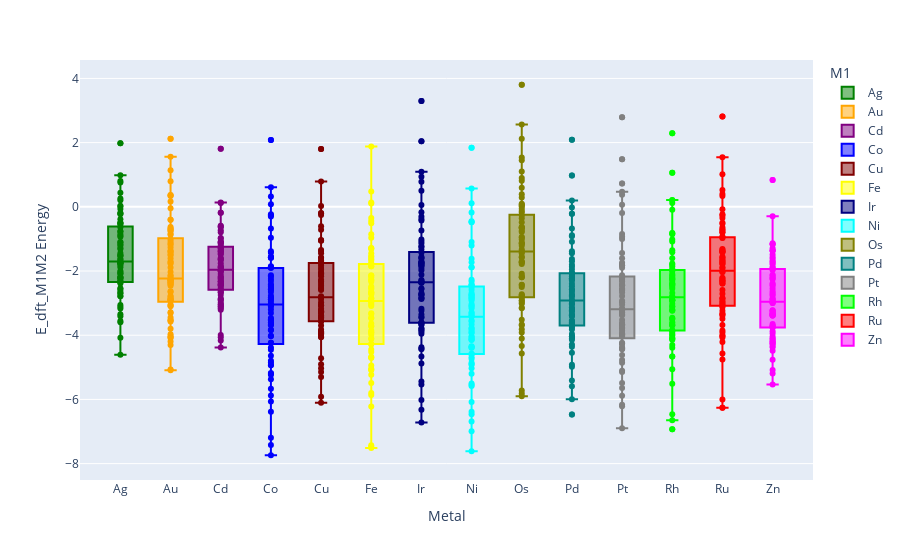

Notebook code for this chart:
### Markdown cell above
## Boxplot of the E_dft_M1M2 categorized by metal

### Code cell
fig = plot_categorical_energy_boxplot(
    df=Edft_coh_df,
    x_col='M1',
    color_map=metal_colors,
    y_col='E_dft_M1M2',
    hover_col='system_dacs',
    save_dir='../../../data/figures/dacs_eda',
    x_title='Metal',
    y_title='E_dft_M1M2 Energy',
    file_name='Ecoh_M1_boxplot_1'
)

fig.show()

### Figure 1 — Plotly figure (JSON) as saved in the notebook; plotly's stock layout.template omitted (floating-point values rounded to 4 significant figures; data arrays with more than 128 entries replaced by an {"elided": "..."} marker saying what was removed)
{"data": [{"alignmentgroup": "True", "hovertemplate": "M1=%{x}<br>E_dft_M1M2=%{y}<extra></extra>", "legendgroup": "Ag", "marker": {"color": "#008000"}, "name": "Ag", "notched": false, "offsetgroup": "Ag", "orientation": "v", "showlegend": true, "type": "box", "x": ["Ag", "Ag", "Ag", "Ag", "Ag", "Ag", "Ag", "Ag", "Ag", "Ag", "Ag", "Ag", "Ag", "Ag", "Ag", "Ag", "Ag", "Ag", "Ag", "Ag", "Ag", "Ag", "Ag", "Ag", "Ag", "Ag", "Ag", "Ag", "Ag", "Ag", "Ag", "Ag", "Ag", "Ag", "Ag", "Ag", "Ag", "Ag", "Ag", "Ag", "Ag", "Ag", "Ag", "Ag", "Ag", "Ag", "Ag", "Ag", "Ag", "Ag", "Ag", "Ag", "Ag", "Ag", "Ag", "Ag", "Ag", "Ag", "Ag", "Ag", "Ag", "Ag", "Ag", "Ag", "Ag", "Ag", "Ag", "Ag", "Ag", "Ag", "Ag", "Ag", "Ag"], "x0": " ", "xaxis": "x", "y": [-4.081, -3.348, 0.2607, -3.596, 0.4407, -0.2033, -0.3843, -2.54, -1.643, -4.606, -1.757, -3.406, -0.8493, -2.202, -0.5023, -2.392, -3.556, -1.997, -2.341, -2.621, -3.166, -3.115, -2.087, 0.03472, -0.6363, -1.508, -0.2283, -1.885, -0.9043, -1.283, -1.312, -0.4983, -1.753, -1.706, -2.341, -2.034, -0.06828, -1.167, -0.7573, -2.21, -2.227, -2.685, -0.5583, -0.9303, -1.103, -1.54, -2.779, -2.332, -2.786, -2.558, -0.7653, -2.08, -2.175, -1.627, -1.499, -1.751, -2.282, -2.69, -1.208, -3.061, 1.982, 0.9837, -0.1963, 0.7607, 0.01272, 0.8017, -1.096, -0.5103, 0.2067, -1.438, -1.762, -1.716, -1.818], "y0": " ", "yaxis": "y"}, {"alignmentgroup": "True", "hovertemplate": "M1=%{x}<br>E_dft_M1M2=%{y}<extra></extra>", "legendgroup": "Au", "marker": {"color": "#ffa500"}, "name": "Au", "notched": false, "offsetgroup": "Au", "orientation": "v", "showlegend": true, "type": "box", "x": ["Au", "Au", "Au", "Au", "Au", "Au", "Au", "Au", "Au", "Au", "Au", "Au", "Au", "Au", "Au", "Au", "Au", "Au", "Au", "Au", "Au", "Au", "Au", "Au", "Au", "Au", "Au", "Au", "Au", "Au", "Au", "Au", "Au", "Au", "Au", "Au", "Au", "Au", "Au", "Au", "Au", "Au", "Au", "Au", "Au", "Au", "Au", "Au", "Au", "Au", "Au", "Au", "Au", "Au", "Au", "Au", "Au", "Au", "Au", "Au", "Au", "Au", "Au", "Au", "Au", "Au", "Au", "Au", "Au", "Au", "Au", "Au", "Au"], "x0": " ", "xaxis": "x", "y": [-5.066, -3.796, 0.3374, -4.035, 0.1644, -1.599, -0.4056, -3.095, -2.283, -5.092, -2.152, -4.062, -0.6966, -2.658, -0.8506, -3.311, -4.309, -2.63, -3.053, -3.448, -4.091, -4.197, -2.918, -0.04257, -0.7326, -1.741, -0.6646, -2.291, -1.413, -1.889, -1.504, -0.4046, -2.463, -2.41, -2.776, -2.231, -1.018, -1.695, -1.089, -2.888, -2.805, -3.075, -0.8686, -1.271, -1.151, -1.768, -3.534, -2.93, -3.529, -3.288, -1.38, -2.883, -2.852, -2.309, -2.137, -2.351, -2.396, -3.576, -2.028, -3.972, 2.119, 1.557, 0.3634, 1.142, 0.3654, 0.7974, -1.183, -0.7576, -0.6296, -1.497, -1.379, -2.262, -2.353], "y0": " ", "yaxis": "y"}, {"alignmentgroup": "True", "hovertemplate": "M1=%{x}<br>E_dft_M1M2=%{y}<extra></extra>", "legendgroup": "Cd", "marker": {"color": "#800080"}, "name": "Cd", "notched": false, "offsetgroup": "Cd", "orientation": "v", "showlegend": true, "type": "box", "x": ["Cd", "Cd", "Cd", "Cd", "Cd", "Cd", "Cd", "Cd", "Cd", "Cd", "Cd", "Cd", "Cd", "Cd", "Cd", "Cd", "Cd", "Cd", "Cd", "Cd", "Cd", "Cd", "Cd", "Cd", "Cd", "Cd", "Cd", "Cd", "Cd", "Cd", "Cd", "Cd", "Cd", "Cd", "Cd", "Cd", "Cd", "Cd", "Cd", "Cd", "Cd", "Cd", "Cd", "Cd", "Cd", "Cd", "Cd", "Cd", "Cd", "Cd", "Cd", "Cd", "Cd", "Cd", "Cd", "Cd", "Cd", "Cd", "Cd", "Cd", "Cd", "Cd", "Cd", "Cd", "Cd", "Cd", "Cd", "Cd", "Cd", "Cd", "Cd", "Cd", "Cd"], "x0": " ", "xaxis": "x", "y": [-4.168, -4.379, -1.108, -4.062, -0.7902, -0.6402, -1.639, -2.613, -1.341, -3.994, -2.213, -2.859, -1.598, -2.0, -1.379, -1.479, -3.102, -1.891, -2.455, -1.847, -2.571, -3.156, -1.616, -0.7332, -1.213, -2.009, -0.9702, -2.323, -1.394, -1.455, -1.896, -1.08, -2.166, -2.33, -2.879, -2.658, 0.1228, -1.755, -1.655, -2.532, -2.666, -3.102, -1.154, -1.292, -1.87, -1.993, -3.042, -2.749, -3.041, -2.98, -0.6032, -1.96, -2.09, -2.207, -1.253, -2.42, -2.914, -2.388, -1.12, -3.21, 1.813, 0.1308, -1.098, -0.1852, -0.5932, -0.1852, -1.396, -1.275, -0.9872, -2.254, -2.329, -2.423, -2.446], "y0": " ", "yaxis": "y"}, {"alignmentgroup": "True", "hovertemplate": "M1=%{x}<br>E_dft_M1M2=%{y}<extra></extra>", "legendgroup": "Co", "marker": {"color": "#0000ff"}, "name": "Co", "notched": false, "offsetgroup": "Co", "orientation": "v", "showlegend": true, "type": "box", "x": ["Co", "Co", "Co", "Co", "Co", "Co", "Co", "Co", "Co", "Co", "Co", "Co", "Co", "Co", "Co", "Co", "Co", "Co", "Co", "Co", "Co", "Co", "Co", "Co", "Co", "Co", "Co", "Co", "Co", "Co", "Co", "Co", "Co", "Co", "Co", "Co", "Co", "Co", "Co", "Co", "Co", "Co", "Co", "Co", "Co", "Co", "Co", "Co", "Co", "Co", "Co", "Co", "Co", "Co", "Co", "Co", "Co", "Co", "Co", "Co", "Co", "Co", "Co", "Co", "Co", "Co", "Co", "Co", "Co", "Co", "Co", "Co", "Co"], "x0": " ", "xaxis": "x", "y": [-6.065, -7.198, -4.796, -7.419, -3.602, -4.852, 0.3202, -5.88, -4.926, -7.74, -5.375, -6.387, -0.6788, -4.934, -3.832, -4.639, -5.669, -4.383, -4.456, -5.179, -5.232, -5.204, -3.105, -1.591, -1.848, -2.549, -1.908, -2.841, -2.488, -2.409, -2.769, -1.57, -3.064, -2.889, -3.535, -2.961, -1.563, -2.879, -2.587, -3.461, -3.305, -4.016, -2.174, -2.135, -2.573, -2.458, -4.236, -3.686, -4.236, -4.032, -2.251, -3.197, -3.502, -3.04, -3.047, -2.825, -3.619, -3.845, -2.311, -3.669, 2.084, 0.6122, -0.2648, 0.08116, -0.2308, -0.2988, -1.893, -1.435, -0.9668, -1.57, -1.872, -1.385, -2.655], "y0": " ", "yaxis": "y"}, {"alignmentgroup": "True", "hovertemplate": "M1=%{x}<br>E_dft_M1M2=%{y}<extra></extra>", "legendgroup": "Cu", "marker": {"color": "#800000"}, "name": "Cu", "notched": false, "offsetgroup": "Cu", "orientation": "v", "showlegend": true, "type": "box", "x": ["Cu", "Cu", "Cu", "Cu", "Cu", "Cu", "Cu", "Cu", "Cu", "Cu", "Cu", "Cu", "Cu", "Cu", "Cu", "Cu", "Cu", "Cu", "Cu", "Cu", "Cu", "Cu", "Cu", "Cu", "Cu", "Cu", "Cu", "Cu", "Cu", "Cu", "Cu", "Cu", "Cu", "Cu", "Cu", "Cu", "Cu", "Cu", "Cu", "Cu", "Cu", "Cu", "Cu", "Cu", "Cu", "Cu", "Cu", "Cu", "Cu", "Cu", "Cu", "Cu", "Cu", "Cu", "Cu", "Cu", "Cu", "Cu", "Cu", "Cu", "Cu", "Cu", "Cu", "Cu", "Cu", "Cu", "Cu", "Cu", "Cu", "Cu", "Cu", "Cu", "Cu"], "x0": " ", "xaxis": "x", "y": [-5.918, -5.031, -1.376, -5.299, -1.592, -1.675, -0.2017, -4.046, -3.176, -6.102, -3.228, -4.902, -1.055, -3.562, -1.909, -3.957, -5.15, -3.417, -3.939, -4.06, -4.717, -3.376, -3.076, -1.033, -1.964, -2.818, -1.444, -3.286, -2.069, -2.529, -2.588, -1.828, -2.973, -3.066, -3.7, -3.434, -1.344, -2.272, -2.047, -3.279, -3.491, -3.978, -1.583, -2.167, -2.336, -2.869, -3.896, -3.437, -3.896, -3.907, -1.768, -3.252, -3.252, -2.785, -2.459, -3.062, -3.577, -3.821, -2.406, -3.293, 1.798, 0.7853, -0.2527, 0.02231, -0.6027, -0.1927, -1.706, -1.05, -0.7107, -2.095, -2.314, -2.114, -2.564], "y0": " ", "yaxis": "y"}, {"alignmentgroup": "True", "hovertemplate": "M1=%{x}<br>E_dft_M1M2=%{y}<extra></extra>", "legendgroup": "Fe", "marker": {"color": "#ffff00"}, "name": "Fe", "notched": false, "offsetgroup": "Fe", "orientation": "v", "showlegend": true, "type": "box", "x": ["Fe", "Fe", "Fe", "Fe", "Fe", "Fe", "Fe", "Fe", "Fe", "Fe", "Fe", "Fe", "Fe", "Fe", "Fe", "Fe", "Fe", "Fe", "Fe", "Fe", "Fe", "Fe", "Fe", "Fe", "Fe", "Fe", "Fe", "Fe", "Fe", "Fe", "Fe", "Fe", "Fe", "Fe", "Fe", "Fe", "Fe", "Fe", "Fe", "Fe", "Fe", "Fe", "Fe", "Fe", "Fe", "Fe", "Fe", "Fe", "Fe", "Fe", "Fe", "Fe", "Fe", "Fe", "Fe", "Fe", "Fe", "Fe", "Fe", "Fe", "Fe", "Fe", "Fe", "Fe", "Fe", "Fe", "Fe", "Fe", "Fe", "Fe", "Fe", "Fe", "Fe"], "x0": " ", "xaxis": "x", "y": [-5.861, -7.517, -4.943, -7.474, -3.721, -4.703, 0.1384, -5.798, -4.702, -7.429, -5.231, -6.223, -4.447, -4.675, -3.717, -4.52, -5.487, -4.292, -4.268, -5.087, -5.047, -5.075, -3.094, -1.316, -1.627, -2.289, -1.661, -2.559, -2.27, -2.139, -2.664, -1.28, -2.847, -2.66, -3.473, -2.855, -1.448, -2.722, -2.331, -3.338, -3.043, -3.917, -1.85, -1.743, -2.486, -2.142, -4.111, -3.455, -4.111, -3.917, -1.852, -2.53, -3.319, -2.935, -2.936, -2.691, -3.634, -3.857, -2.191, -3.988, 1.875, 0.4754, -0.5136, 0.1044, -0.4436, -0.3466, -0.8546, -1.29, -0.9616, -1.563, -1.793, -1.533, -2.98], "y0": " ", "yaxis": "y"}, {"alignmentgroup": "True", "hovertemplate": "M1=%{x}<br>E_dft_M1M2=%{y}<extra></extra>", "legendgroup": "Ir", "marker": {"color": "#000080"}, "name": "Ir", "notched": false, "offsetgroup": "Ir", "orientation": "v", "showlegend": true, "type": "box", "x": ["Ir", "Ir", "Ir", "Ir", "Ir", "Ir", "Ir", "Ir", "Ir", "Ir", "Ir", "Ir", "Ir", "Ir", "Ir", "Ir", "Ir", "Ir", "Ir", "Ir", "Ir", "Ir", "Ir", "Ir", "Ir", "Ir", "Ir", "Ir", "Ir", "Ir", "Ir", "Ir", "Ir", "Ir", "Ir", "Ir", "Ir", "Ir", "Ir", "Ir", "Ir", "Ir", "Ir", "Ir", "Ir", "Ir", "Ir", "Ir", "Ir", "Ir", "Ir", "Ir", "Ir", "Ir", "Ir", "Ir", "Ir", "Ir", "Ir", "Ir", "Ir", "Ir", "Ir", "Ir", "Ir", "Ir", "Ir", "Ir", "Ir", "Ir", "Ir", "Ir", "Ir"], "x0": " ", "xaxis": "x", "y": [-5.538, -6.017, -3.666, -6.325, -2.543, -3.846, -3.675, -4.881, -3.891, -6.72, -4.375, -5.44, -3.606, -3.953, -2.841, -3.785, -4.665, -3.431, -3.451, -4.427, -4.428, -1.608, -2.747, -0.1692, -0.7412, -1.235, -1.083, -1.763, -1.757, -1.563, -1.904, -0.3762, -2.281, -1.973, -2.683, -1.828, -1.017, -2.292, -1.743, -2.737, -2.351, -3.174, -1.427, -1.14, -1.694, -1.244, -3.614, -2.871, -3.614, -3.234, -1.587, -2.562, -2.842, -2.114, -2.353, -1.728, -2.727, -3.358, -1.809, -3.809, 3.295, 2.041, 0.7778, 1.089, 0.9398, 0.5008, 0.0588, -0.3042, -0.4282, -1.837, -1.333, -2.348, -2.371], "y0": " ", "yaxis": "y"}, {"alignmentgroup": "True", "hovertemplate": "M1=%{x}<br>E_dft_M1M2=%{y}<extra></extra>", "legendgroup": "Ni", "marker": {"color": "#00ffff"}, "name": "Ni", "notched": false, "offsetgroup": "Ni", "orientation": "v", "showlegend": true, "type": "box", "x": ["Ni", "Ni", "Ni", "Ni", "Ni", "Ni", "Ni", "Ni", "Ni", "Ni", "Ni", "Ni", "Ni", "Ni", "Ni", "Ni", "Ni", "Ni", "Ni", "Ni", "Ni", "Ni", "Ni", "Ni", "Ni", "Ni", "Ni", "Ni", "Ni", "Ni", "Ni", "Ni", "Ni", "Ni", "Ni", "Ni", "Ni", "Ni", "Ni", "Ni", "Ni", "Ni", "Ni", "Ni", "Ni", "Ni", "Ni", "Ni", "Ni", "Ni", "Ni", "Ni", "Ni", "Ni", "Ni", "Ni", "Ni", "Ni", "Ni", "Ni", "Ni", "Ni", "Ni", "Ni", "Ni", "Ni", "Ni", "Ni", "Ni", "Ni", "Ni", "Ni", "Ni"], "x0": " ", "xaxis": "x", "y": [-6.383, -6.689, -4.116, -6.988, -3.102, -4.347, 0.1095, -5.547, -4.74, -7.615, -4.916, -6.462, -4.685, -5.03, -3.669, -4.898, -6.084, -4.583, -4.856, -5.201, -5.505, -5.585, -3.775, -1.729, -2.452, -3.071, -2.274, -3.325, -2.734, -2.868, -3.031, -1.879, -3.366, -3.285, -4.029, -3.401, -1.885, -3.163, -2.843, -3.925, -3.787, -4.358, -2.438, -2.497, -2.758, -2.773, -4.584, -4.146, -4.585, -4.39, -2.684, -3.915, -4.137, -3.572, -3.541, -3.428, -4.064, -4.389, -2.821, -3.842, 1.844, 0.5745, -0.4505, -0.1775, -0.4695, -0.4785, -1.204, -1.618, -1.093, -2.327, -2.422, -2.586, -2.92], "y0": " ", "yaxis": "y"}, {"alignmentgroup": "True", "hovertemplate": "M1=%{x}<br>E_dft_M1M2=%{y}<extra></extra>", "legendgroup": "Os", "marker": {"color": "#808000"}, "name": "Os", "notched": false, "offsetgroup": "Os", "orientation": "v", "showlegend": true, "type": "box", "x": ["Os", "Os", "Os", "Os", "Os", "Os", "Os", "Os", "Os", "Os", "Os", "Os", "Os", "Os", "Os", "Os", "Os", "Os", "Os", "Os", "Os", "Os", "Os", "Os", "Os", "Os", "Os", "Os", "Os", "Os", "Os", "Os", "Os", "Os", "Os", "Os", "Os", "Os", "Os", "Os", "Os", "Os", "Os", "Os", "Os", "Os", "Os", "Os", "Os", "Os", "Os", "Os", "Os", "Os", "Os", "Os", "Os", "Os", "Os", "Os", "Os", "Os", "Os", "Os", "Os", "Os", "Os", "Os", "Os", "Os", "Os", "Os", "Os"], "x0": " ", "xaxis": "x", "y": [-3.019, -5.82, -3.515, -5.902, -2.191, -3.149, -3.153, -4.334, -2.99, -5.722, -3.668, -4.569, -2.926, -2.921, -2.088, -2.812, -4.1, -2.756, -2.83, -3.686, -3.917, -3.817, -2.153, 0.8111, 0.0111, -0.3529, -0.1789, -0.7449, -0.7879, -0.6339, -1.115, 0.5941, -1.153, -1.144, -1.725, -0.6639, 0.0391, -1.326, -0.6269, -1.565, -1.575, -2.197, -0.0579, 0.0751, -0.6499, 0.0931, -2.431, -1.393, -2.432, -2.5, -0.2689, -1.726, -1.692, -0.9379, -1.215, -1.02, -1.778, -2.725, -0.9569, -2.767, 3.803, 2.564, 1.447, 1.538, 2.122, 1.098, 0.8971, 0.3921, 0.2891, -0.4769, -0.1309, -1.448, -1.393], "y0": " ", "yaxis": "y"}, {"alignmentgroup": "True", "hovertemplate": "M1=%{x}<br>E_dft_M1M2=%{y}<extra></extra>", "legendgroup": "Pd", "marker": {"color": "#008080"}, "name": "Pd", "notched": false, "offsetgroup": "Pd", "orientation": "v", "showlegend": true, "type": "box", "x": ["Pd", "Pd", "Pd", "Pd", "Pd", "Pd", "Pd", "Pd", "Pd", "Pd", "Pd", "Pd", "Pd", "Pd", "Pd", "Pd", "Pd", "Pd", "Pd", "Pd", "Pd", "Pd", "Pd", "Pd", "Pd", "Pd", "Pd", "Pd", "Pd", "Pd", "Pd", "Pd", "Pd", "Pd", "Pd", "Pd", "Pd", "Pd", "Pd", "Pd", "Pd", "Pd", "Pd", "Pd", "Pd", "Pd", "Pd", "Pd", "Pd", "Pd", "Pd", "Pd", "Pd", "Pd", "Pd", "Pd", "Pd", "Pd", "Pd", "Pd", "Pd", "Pd", "Pd", "Pd", "Pd", "Pd", "Pd", "Pd", "Pd", "Pd", "Pd", "Pd", "Pd"], "x0": " ", "xaxis": "x", "y": [-4.983, -5.587, -3.22, -5.994, -2.069, -3.393, -3.391, -4.548, -3.608, -6.474, -3.965, -5.415, -3.625, -4.043, -2.741, -3.722, -4.92, -3.533, -3.677, -4.143, -4.36, -4.292, -3.214, -0.9148, -1.623, -2.167, -1.694, -2.471, -2.296, -2.106, -2.245, -1.092, -2.766, -2.576, -3.183, -2.581, -1.445, -2.792, -2.394, -3.35, -3.032, -3.592, -2.081, -1.87, -2.253, -2.058, -4.05, -3.579, -4.05, -3.769, -2.233, -3.261, -3.687, -3.006, -3.127, -2.652, -3.388, -3.825, -2.232, -4.101, 2.088, 0.9732, -0.2148, 0.1992, -0.2158, -0.02178, -0.6718, -1.383, -0.8848, -1.805, -1.951, -2.906, -2.918], "y0": " ", "yaxis": "y"}, {"alignmentgroup": "True", "hovertemplate": "M1=%{x}<br>E_dft_M1M2=%{y}<extra></extra>", "legendgroup": "Pt", "marker": {"color": "#808080"}, "name": "Pt", "notched": false, "offsetgroup": "Pt", "orientation": "v", "showlegend": true, "type": "box", "x": ["Pt", "Pt", "Pt", "Pt", "Pt", "Pt", "Pt", "Pt", "Pt", "Pt", "Pt", "Pt", "Pt", "Pt", "Pt", "Pt", "Pt", "Pt", "Pt", "Pt", "Pt", "Pt", "Pt", "Pt", "Pt", "Pt", "Pt", "Pt", "Pt", "Pt", "Pt", "Pt", "Pt", "Pt", "Pt", "Pt", "Pt", "Pt", "Pt", "Pt", "Pt", "Pt", "Pt", "Pt", "Pt", "Pt", "Pt", "Pt", "Pt", "Pt", "Pt", "Pt", "Pt", "Pt", "Pt", "Pt", "Pt", "Pt", "Pt", "Pt", "Pt", "Pt", "Pt", "Pt", "Pt", "Pt", "Pt", "Pt", "Pt", "Pt", "Pt", "Pt", "Pt"], "x0": " ", "xaxis": "x", "y": [-6.166, -5.644, -3.351, -6.211, -2.195, -3.757, -3.692, -4.855, -4.009, -6.897, -4.267, -5.884, -4.046, -4.378, -2.972, -4.44, -5.489, -3.975, -4.234, -4.773, -5.108, -5.146, -3.662, -0.8468, -1.604, -2.283, -1.825, -2.574, -2.422, -2.323, -2.284, -1.006, -3.167, -2.667, -3.307, -2.604, -1.746, -2.924, -2.44, -3.668, -3.23, -3.795, -2.178, -1.897, -2.242, -2.135, -4.415, -3.86, -4.415, -3.969, -2.442, -3.623, -3.939, -3.282, -3.377, -2.781, -3.53, -4.264, -2.544, -4.615, 2.794, 1.481, 0.3772, 0.7292, 0.4682, 0.06324, -0.1908, -1.437, -0.9288, -1.784, -1.823, -3.188, -3.053], "y0": " ", "yaxis": "y"}, {"alignmentgroup": "True", "hovertemplate": "M1=%{x}<br>E_dft_M1M2=%{y}<extra></extra>", "legendgroup": "Rh", "marker": {"color": "#00ff00"}, "name": "Rh", "notched": false, "offsetgroup": "Rh", "orientation": "v", "showlegend": true, "type": "box", "x": ["Rh", "Rh", "Rh", "Rh", "Rh", "Rh", "Rh", "Rh", "Rh", "Rh", "Rh", "Rh", "Rh", "Rh", "Rh", "Rh", "Rh", "Rh", "Rh", "Rh", "Rh", "Rh", "Rh", "Rh", "Rh", "Rh", "Rh", "Rh", "Rh", "Rh", "Rh", "Rh", "Rh", "Rh", "Rh", "Rh", "Rh", "Rh", "Rh", "Rh", "Rh", "Rh", "Rh", "Rh", "Rh", "Rh", "Rh", "Rh", "Rh", "Rh", "Rh", "Rh", "Rh", "Rh", "Rh", "Rh", "Rh", "Rh", "Rh", "Rh", "Rh", "Rh", "Rh", "Rh", "Rh", "Rh", "Rh", "Rh", "Rh", "Rh", "Rh", "Rh", "Rh"], "x0": " ", "xaxis": "x", "y": [-4.082, -6.463, -4.102, -6.647, -2.921, -4.12, -3.86, -5.058, -4.01, -6.929, -4.66, -5.512, -3.699, -4.144, -3.112, -3.689, -4.664, -3.495, -3.453, -4.305, -4.387, -3.92, -2.914, -0.8155, -1.412, -1.797, -1.599, -2.257, -2.219, -2.09, -2.439, -1.077, -2.554, -2.402, -3.099, -2.382, -1.353, -2.682, -2.251, -3.02, -2.79, -3.594, -1.927, -1.763, -2.312, -1.853, -3.853, -3.234, -3.853, -3.654, -1.979, -2.904, -3.224, -2.501, -2.802, -2.177, -3.195, -3.488, -2.131, -3.974, 2.289, 1.065, -0.09146, 0.2065, 0.1225, 0.2155, -0.8525, -0.8205, -1.015, -2.433, -1.998, -2.907, -2.815], "y0": " ", "yaxis": "y"}, {"alignmentgroup": "True", "hovertemplate": "M1=%{x}<br>E_dft_M1M2=%{y}<extra></extra>", "legendgroup": "Ru", "marker": {"color": "#ff0000"}, "name": "Ru", "notched": false, "offsetgroup": "Ru", "orientation": "v", "showlegend": true, "type": "box", "x": ["Ru", "Ru", "Ru", "Ru", "Ru", "Ru", "Ru", "Ru", "Ru", "Ru", "Ru", "Ru", "Ru", "Ru", "Ru", "Ru", "Ru", "Ru", "Ru", "Ru", "Ru", "Ru", "Ru", "Ru", "Ru", "Ru", "Ru", "Ru", "Ru", "Ru", "Ru", "Ru", "Ru", "Ru", "Ru", "Ru", "Ru", "Ru", "Ru", "Ru", "Ru", "Ru", "Ru", "Ru", "Ru", "Ru", "Ru", "Ru", "Ru", "Ru", "Ru", "Ru", "Ru", "Ru", "Ru", "Ru", "Ru", "Ru", "Ru", "Ru", "Ru", "Ru", "Ru", "Ru", "Ru", "Ru", "Ru", "Ru", "Ru", "Ru", "Ru", "Ru", "Ru"], "x0": " ", "xaxis": "x", "y": [-3.68, -6.263, -3.913, -6.264, -2.594, -3.488, -3.384, -4.572, -3.344, -6.003, -4.007, -4.76, -3.13, -3.238, -2.391, -3.323, -4.215, -2.928, -3.066, -3.852, -4.023, -4.069, -2.391, -0.07482, -0.7288, -0.9738, -0.7888, -1.382, -1.384, -1.317, -1.793, -0.2678, -1.615, -1.728, -2.318, -1.425, -0.4928, -1.889, -1.336, -1.903, -2.211, -2.707, -0.7888, -0.6408, -1.397, -0.6968, -2.848, -1.995, -2.848, -3.008, -0.9158, -2.309, -2.289, -1.58, -1.685, -1.755, -2.23, -2.964, -1.554, -3.065, 2.814, 1.545, 0.3962, 0.5242, 1.016, 0.3342, -0.2308, -0.3518, -0.5258, -0.9628, -1.672, -2.03, -2.031], "y0": " ", "yaxis": "y"}, {"alignmentgroup": "True", "hovertemplate": "M1=%{x}<br>E_dft_M1M2=%{y}<extra></extra>", "legendgroup": "Zn", "marker": {"color": "#ff00ff"}, "name": "Zn", "notched": false, "offsetgroup": "Zn", "orientation": "v", "showlegend": true, "type": "box", "x": ["Zn", "Zn", "Zn", "Zn", "Zn", "Zn", "Zn", "Zn", "Zn", "Zn", "Zn", "Zn", "Zn", "Zn", "Zn", "Zn", "Zn", "Zn", "Zn", "Zn", "Zn", "Zn", "Zn", "Zn", "Zn", "Zn", "Zn", "Zn", "Zn", "Zn", "Zn", "Zn", "Zn", "Zn", "Zn", "Zn", "Zn", "Zn", "Zn", "Zn", "Zn", "Zn", "Zn", "Zn", "Zn", "Zn", "Zn", "Zn", "Zn", "Zn", "Zn", "Zn", "Zn", "Zn", "Zn", "Zn", "Zn", "Zn", "Zn", "Zn", "Zn", "Zn", "Zn", "Zn", "Zn", "Zn", "Zn", "Zn", "Zn", "Zn", "Zn", "Zn", "Zn"], "x0": " ", "xaxis": "x", "y": [-4.766, -5.538, -1.489, -5.19, -1.787, -1.752, -1.29, -2.674, -2.459, -5.08, -2.905, -4.374, -1.565, -2.994, -2.136, -2.998, -4.235, -1.608, -2.726, -3.354, -4.115, -3.694, -2.86, -1.362, -1.947, -3.231, -1.683, -3.716, -2.193, -2.77, -2.882, -1.871, -3.382, -3.758, -4.273, -4.041, -1.138, -2.541, -2.381, -3.758, -4.101, -4.482, -1.969, -2.622, -2.955, -3.338, -4.183, -3.945, -4.185, -4.337, -1.715, -3.307, -3.251, -3.382, -2.26, -3.879, -4.261, -3.652, -2.428, -3.728, 0.833, -0.297, -1.369, -1.167, -1.368, -1.167, -2.229, -1.902, -2.113, -2.978, -3.318, -3.22, -3.385], "y0": " ", "yaxis": "y"}, {"hovertext": {"elided": "1022 str values"}, "marker": {"color": {"elided": "1022 str values"}}, "mode": "markers", "showlegend": false, "type": "scatter", "x": {"elided": "1022 str values"}, "y": {"elided": "1022 float values"}}], "layout": {"boxmode": "overlay", "legend": {"title": {"text": "M1"}, "tracegroupgap": 0}, "margin": {"t": 60}, "xaxis": {"anchor": "y", "categoryarray": ["Ag", "Au", "Cd", "Co", "Cu", "Fe", "Ir", "Ni", "Os", "Pd", "Pt", "Rh", "Ru", "Zn"], "categoryorder": "array", "domain": [0, 1], "title": {"text": "Metal"}}, "yaxis": {"anchor": "x", "domain": [0, 1], "title": {"text": "E_dft_M1M2 Energy"}}}}
